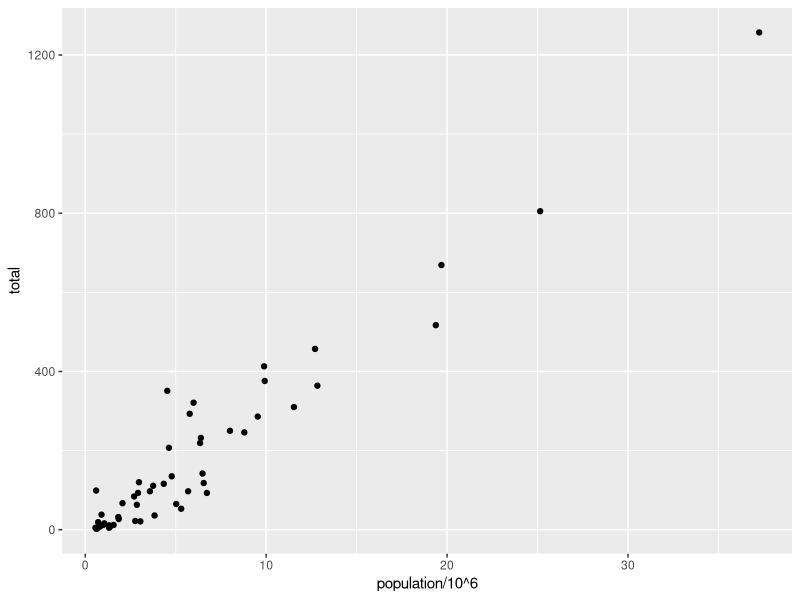
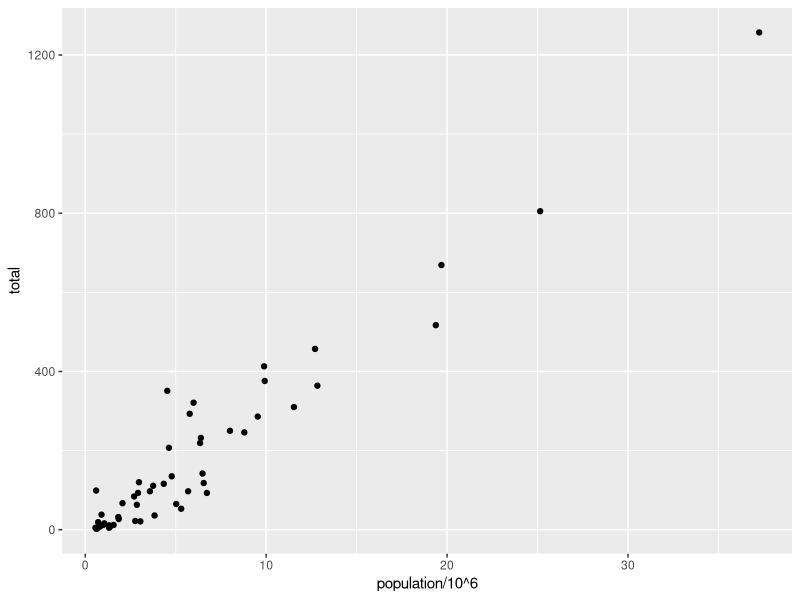
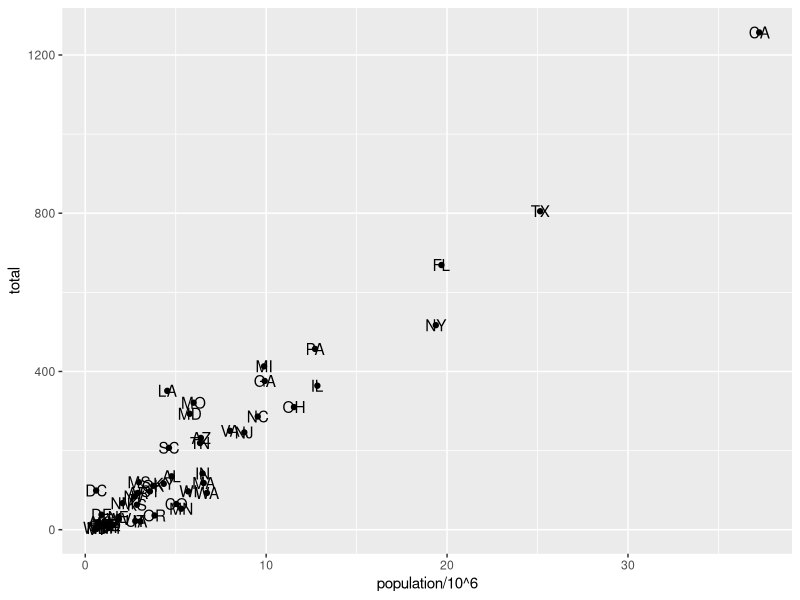
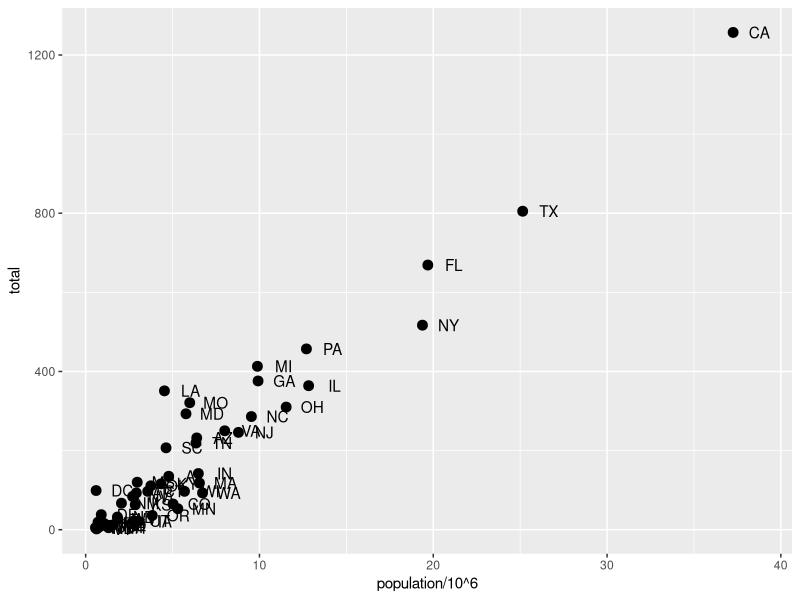
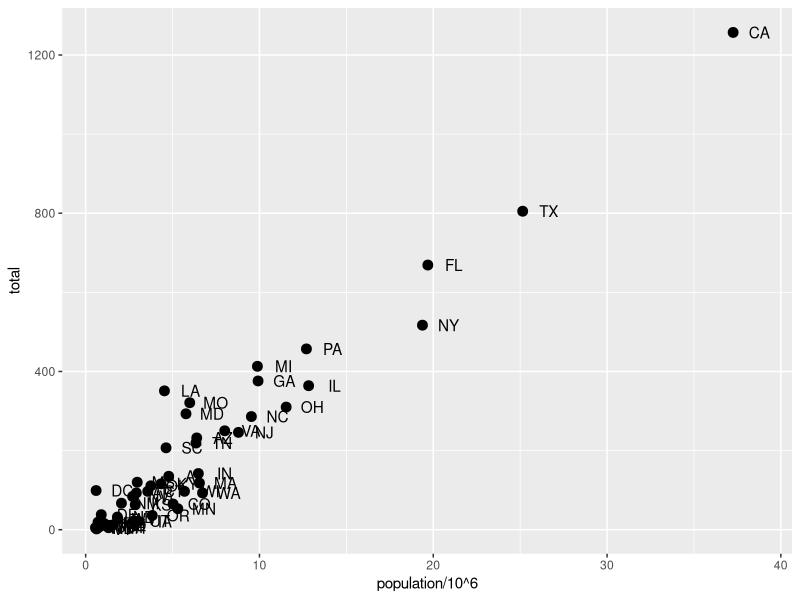
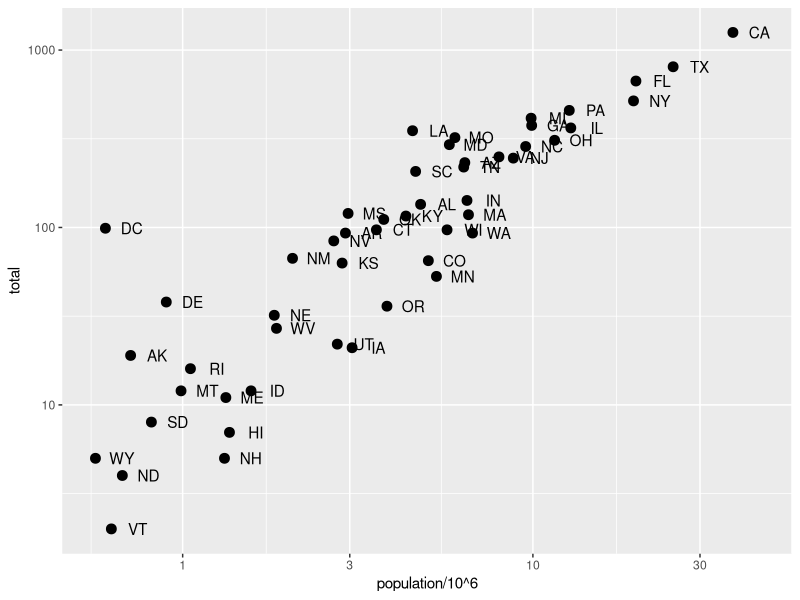
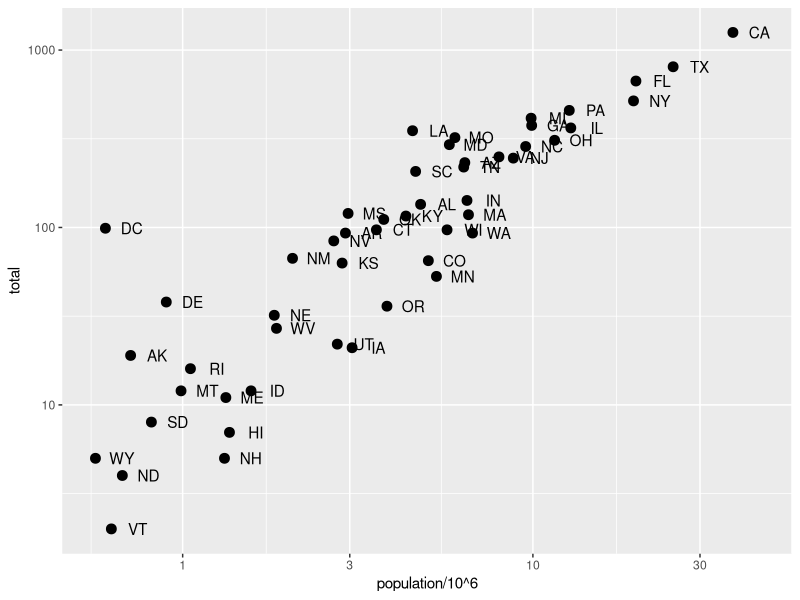
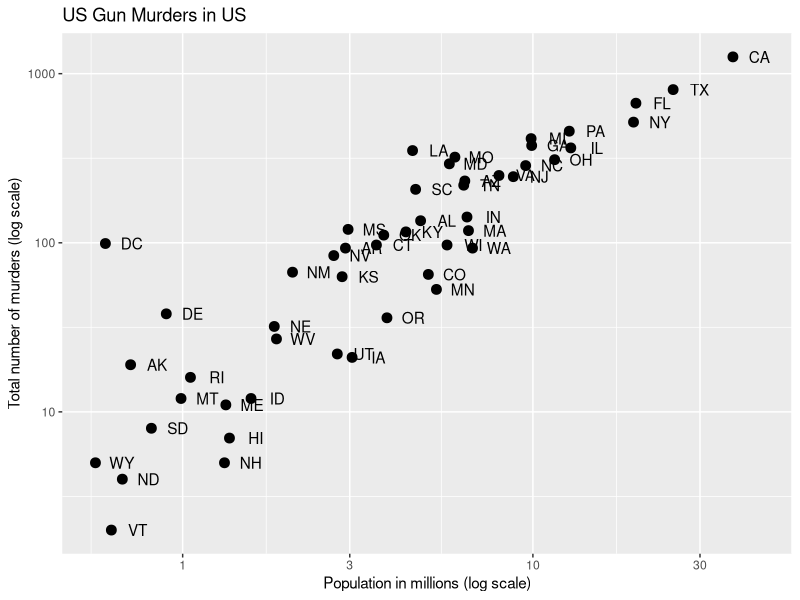

Here is the R script that generated these plots, in order:
# THIS ENTIRE CHAPTER IS IN THIS WORKSHEET AS THEY ARE ALL DIRECTLY RELATED TO THE SAME PLOT

# config
library(ggplot2)
library(dslabs)
library(dplyr)
data(murders)

# 2.1.2 LAYERS
# create a ggplot object and add a geom_point() layer
ggplot(data = murders) +
    geom_point(aes(x = population/10^6, y = total))

# we can also assign layers to previously defined objects
p <- ggplot(data = murders)

# now that it is defined we can add the data points
p + geom_point(aes(x = population/10^6, y = total))

# we can now add the labels to our plot, nudged
p + geom_point(aes(x = population/10^6, y = total)) +
    geom_text(aes(population/10^6, total, label = abb))

# 2.2.2 TINKERING
# we can find more details on the functions by using the ?geom_point or ?geom_text calls
# we found that we can change the size of the data points and nudge the labels so they arent obscured
p + geom_point(aes(x = population/10^6, y = total), size = 3) +
    geom_text(aes(population/10^6, total, label = abb), nudge_x = 1.5)

# we have been inefficient in our aes() mapping, we can include a global aes() when calling ggplot()
# previously defined global aes() mappings will be used in geometry calls as default
# nudge and size remaing in their own functions as they are specific to those functions
glob_p <- ggplot(data = murders, aes(population/10^6, total, label = abb))
glob_p + geom_point(size = 3) + geom_text(nudge_x = 1.5)

# 2.2.3 SCALES, LABELS, & COLOURS
# we need to change the scale of our plots to log10 scale
# we also change the nudge so the data labels are closer
glob_p + geom_point(size = 3) +
         geom_text(nudge_x = 0.075) +
         scale_x_continuous(trans = "log10") +
         scale_y_continuous(trans = "log10")

# log10 scales are so common that ggplot has it defined to make the code more efficient
glob_p + geom_point(size = 3) +
         geom_text(nudge_x = 0.075) +
         scale_x_log10() +
         scale_y_log10()

# we can use the AXISlab() function to add axis labels
# we can use the ggtitle() function to add the title also
glob_p + geom_point(size = 3) +
         geom_text(nudge_x = 0.075) +
         scale_x_log10() +
         scale_y_log10() +
         xlab("Population in millions (log scale)") +
         ylab("Total number of murders (log scale)") +
         ggtitle("US Gun Murders in US")

# we use the col argument in geom_point() to change the colour of our points
# we have redefined p to not include the points layer and re-add later
plot_p <- glob_p +
        geom_text(nudge_x = 0.075) +
        scale_x_log10() +
        scale_y_log10() +
        xlab("Population in millions (log scale)") +
        ylab("Total number of murders (log scale)") +
        ggtitle("US Gun Murders in US")
plot_p

# now we can define the colour of the geom_point()
# all points can be defined by simply the below
plot_p + geom_point(size =3, col = "blue")

# although we want to define the colour by each category by assigning a categorical variable
# the categorical value needs to be mapped so we use aes()
# NOTE: This also adds a legend
plot_p + geom_point(aes(col=region), size =3)

# we want to add an average murder rate line so furst we need to find the average murder rate
r <- murders %>% summarize(rate = sum(total) / sum(population)*10^6) %>% pull(rate)

# now that it is defined we can use the geom_abline()function to add it to our plot
plot_p + geom_point(aes(col=region), size =3) +
         geom_abline(intercept = log10(r))

# we need to change the order of our layers so that it is drawn first, is gray, and is dashed
plot_p <- plot_p +
          geom_abline(intercept = log10(r), lty = 2, color = "darkgray") +
          geom_point(aes(col=region), size =3)

# the last step is to change the labels to capitals and we can do that using the scale_color_discrete()
plot_p <- plot_p +
          scale_color_discrete(name = "Region")

# 2.2.4 ADD-ON PACKAGES
# ggplot2 is further augmeneted by add-ons such as ggthemes & ggrepel
install.packages("ggthemes")
install.packages("ggrepel")
library(ggthemes)
library(ggrepel)

# now we are going to create the whole plot step by step
# first we define our average for our abline()
r <- murders %>%
    summarize(rate = sum(total) / sum(population) *10^6) %>% .$rate

# second we create the ggplot object with all of the layers in the correct order
p <- murders %>% ggplot(aes(population/10^6,total, label = abb)) +
    geom_abline(intercept = log10(r), lty =2, color = "darkgray") + 
    geom_point(aes(col=region),size=3) +
    geom_text_repel() +
    scale_x_log10() +
    scale_y_log10() +
    xlab("Population in millions (log scale)") +
    ylab("Total number of murders (log scale)") +
    ggtitle("US Gun Murders in US 2010") +
    scale_color_discrete(name = "Region") +
    theme_economist()
